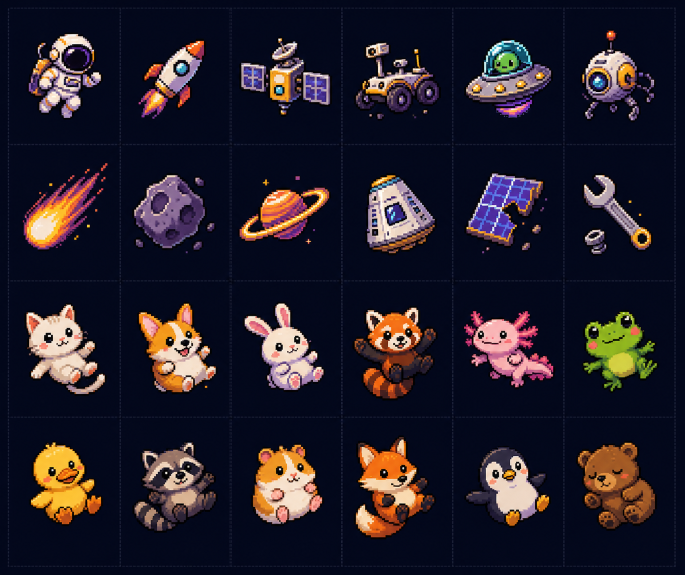
#> input picture docs/concepts/absorbable-objects-contact-sheet-v1.png, 1369 x 1149 px, given in place of astronaut-prototype-sprite-v1.png, which was not available (shown at 1/2 size)
$ python render_triple_absorption_prototype.py
#> lines starting #> are read from the running program, lines starting #| are printed output that depends on the picture; pictures that were not available may be replaced by others from this repository, and a replacement may not be noted
### docs/concepts/render_astronaut_absorption_prototype.py
#!/usr/bin/env python3
"""Render the approved astronaut absorption motion as a review-only GIF."""

from __future__ import annotations

import math
from pathlib import Path

from PIL import Image, ImageDraw, ImageEnhance


ROOT = Path(__file__).resolve().parents[2]
CONCEPT_DIR = ROOT / "docs/concepts"
ASTRONAUT_PATH = CONCEPT_DIR / "astronaut-prototype-sprite-v1.png"
GIF_PATH = CONCEPT_DIR / "astronaut-absorption-prototype-v2.gif"
STORYBOARD_PATH = CONCEPT_DIR / "astronaut-absorption-storyboard-v2.png"

CANVAS_SIZE = (400, 220)
CORE = (200, 110)
BACKGROUND = (5, 8, 24, 255)
MOTION_FRAME_COUNT = 20
FRAME_DURATION_MS = 40
IDLE_FRAME_COUNT = 7


# [9 lines left out: function load_astronaut, not called in this run]


def load_hole(frame_index: int, pulse: float = 0) -> Image.Image:
    image = Image.open(
        ROOT / f"Assets/Sprites/frames/quota-50-frame-{frame_index}.png"
    ).convert("RGBA")
    target_height = CANVAS_SIZE[1]
    target_width = round(image.width * target_height / image.height)
    image = image.resize((target_width, target_height), Image.Resampling.NEAREST)

    if pulse > 0:
        scale = 1 + 0.022 * pulse
        image = image.resize(
            (round(image.width * scale), round(image.height * scale)),
            Image.Resampling.NEAREST,
        )
        image = ImageEnhance.Brightness(image).enhance(1 + 0.28 * pulse)
    return image


def paste_centered(canvas: Image.Image, image: Image.Image, center: tuple[int, int]) -> None:
    origin = (round(center[0] - image.width / 2), round(center[1] - image.height / 2))
    canvas.alpha_composite(image, origin)


def quantized(value: float, steps: int) -> float:
    return math.floor(value * steps + 1e-9) / steps


# [195 lines left out: functions transformed_astronaut, disintegrated, motion_state, draw_particles, draw_core_occlusion, draw_reaction and 2 more, not called in this run]


# [2 lines that do not run on import are left out]

### docs/concepts/render_triple_absorption_prototype.py
#!/usr/bin/env python3
"""Render a review-only three-object absorption prototype."""

from __future__ import annotations

import math
from dataclasses import dataclass
from pathlib import Path

from PIL import Image, ImageDraw

import render_astronaut_absorption_prototype as single


ROOT = Path(__file__).resolve().parents[2]
CONCEPT_DIR = ROOT / "docs/concepts"
GIF_PATH = CONCEPT_DIR / "triple-absorption-prototype-v2.gif"
STORYBOARD_PATH = CONCEPT_DIR / "triple-absorption-storyboard-v2.png"
FRAME_DURATION_MS = 40
IDLE_FRAME_COUNT = 7


@dataclass(frozen=True)
class PrototypeObject:
    sprite_path: Path
    target_height: int
    start_time: float
    duration: float
    start_angle: float
    turns: float
    vertical_scale: float


OBJECTS = [
    PrototypeObject(
        CONCEPT_DIR / "astronaut-prototype-sprite-v1.png",
        56,
        0.00,
        0.92,
        -0.22,
        0.62,
        0.43,
    ),
    PrototypeObject(
        CONCEPT_DIR / "rocket-prototype-sprite-v1.png",
        52,
        0.10,
        1.04,
        math.pi - 0.12,
        -0.56,
        0.38,
    ),
    PrototypeObject(
        CONCEPT_DIR / "kitten-prototype-sprite-v1.png",
        54,
        0.22,
        0.98,
        -math.pi / 2,
        0.70,
        0.50,
    ),
]


def load_sprite(path: Path, target_height: int) -> Image.Image:
    image = Image.open(path).convert("RGBA")
    bounds = image.getchannel("A").getbbox()
    if bounds is None:
        raise RuntimeError(f"Empty prototype sprite: {path}")
    image = image.crop(bounds)
    target_width = round(image.width * target_height / image.height)
    return image.resize((target_width, target_height), Image.Resampling.NEAREST)


def motion_state(item: PrototypeObject, progress: float) -> tuple[tuple[int, int], float]:
    radius = 168 * max(0, 1 - progress**1.35)
    angle = item.start_angle + math.tau * item.turns * (progress**0.9)
    position = (
        round(single.CORE[0] + math.cos(angle) * radius),
        round(single.CORE[1] + math.sin(angle) * radius * item.vertical_scale),
    )
    return position, angle


def reaction_intensity(progress: float) -> float:
    if progress < 0.84 or progress > 1:
        return 0
    return math.sin(min(1, (progress - 0.84) / 0.16) * math.pi)


def draw_reaction(canvas: Image.Image, intensity: float) -> None:
    if intensity <= 0:
        return
    overlay = Image.new("RGBA", single.CANVAS_SIZE)
    draw = ImageDraw.Draw(overlay)
    alpha = round(255 * intensity)
    draw.ellipse((157, 67, 243, 153), outline=(255, 126, 24, alpha), width=2)
    draw.ellipse((161, 71, 239, 149), outline=(255, 229, 72, alpha), width=3)
    draw.line((125, 108, 275, 108), fill=(255, 188, 48, alpha), width=4)
    draw.line((132, 109, 268, 109), fill=(255, 255, 224, alpha), width=2)
    canvas.alpha_composite(overlay)


def render_frame(
    sprites: list[Image.Image],
    elapsed: float | None,
    frame_number: int,
) -> Image.Image:
    active: list[tuple[PrototypeObject, Image.Image, float]] = []
    if elapsed is not None:
        for item, sprite in zip(OBJECTS, sprites, strict=True):
            progress = (elapsed - item.start_time) / item.duration
            if 0 <= progress <= 1:
                active.append((item, sprite, progress))

    total_reaction = min(1, sum(reaction_intensity(progress) for _, _, progress in active))
    canvas = Image.new("RGBA", single.CANVAS_SIZE, single.BACKGROUND)
    hole_frame = int((frame_number * FRAME_DURATION_MS / 1000) / (0.14 / 0.55)) % 6
    single.paste_centered(canvas, single.load_hole(hole_frame, total_reaction), single.CORE)

    active.sort(key=lambda value: value[2])
    should_occlude_core = False
    for item, sprite, progress in active:
        position, angle = motion_state(item, progress)
        transformed = single.transformed_astronaut(sprite, progress, angle, position)
        if transformed is not None:
            single.paste_centered(canvas, transformed, position)
        single.draw_particles(canvas, progress, position)
        should_occlude_core = should_occlude_core or progress >= 0.93

    if should_occlude_core:
        draw = ImageDraw.Draw(canvas)
        draw.ellipse((164, 74, 236, 146), fill=(0, 0, 3, 255))
    draw_reaction(canvas, total_reaction)
    return canvas.convert("RGB")


def main() -> None:
    sprites = [load_sprite(item.sprite_path, item.target_height) for item in OBJECTS]
#> in load_sprite, `bounds = image.getchannel("A").getbbox()`: bounds = (0, 0, 1369, 1149)
#> in load_sprite, `return image.resize((target_width, target_height), Image.Resampling.NE..`:
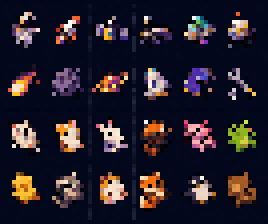
#> returned value: PIL image 67x56 RGBA (shown 4 times larger); mean R, G, B, A 36.7, 31.5, 42.8, 255
#> call 2 of load_sprite, with target_height = 52
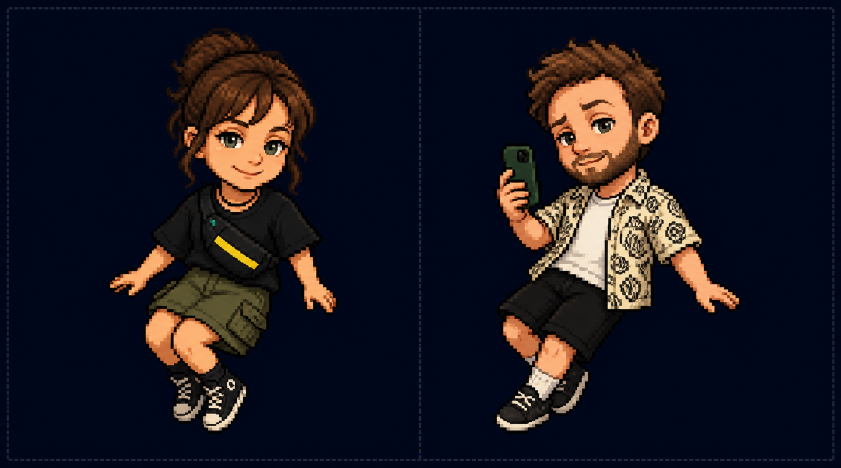
#> input picture docs/concepts/absorbable-people-06-07-v1.png, 1682 x 935 px, given in place of rocket-prototype-sprite-v1.png, which was not available (shown at 1/2 size)
#> in load_sprite (call 2), `bounds = image.getchannel("A").getbbox()`: bounds = (0, 0, 1682, 935)
#> in load_sprite (call 2), `return image.resize((target_width, target_height), Image.Resampling.NE..`:
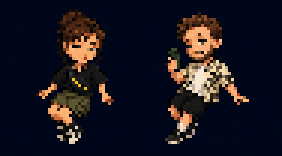
#> returned value: PIL image 94x52 RGBA (shown 3 times larger); mean R, G, B, A 26.6, 24.1, 32.8, 255
#> call 3 of load_sprite, with target_height = 54
#> in load_sprite (call 3), `return image.resize((target_width, target_height), Image.Resampling.NE..`:
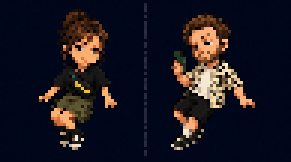
#> returned value: PIL image 97x54 RGBA (shown 3 times larger); mean R, G, B, A 26.9, 24.3, 33.1, 255
#> sprites = 3 items
    last_finish = max(item.start_time + item.duration for item in OBJECTS)
    motion_frame_count = math.ceil(last_finish * 1000 / FRAME_DURATION_MS) + 1
    frames: list[Image.Image] = []
    motion_frames: list[Image.Image] = []

    for frame_number in range(IDLE_FRAME_COUNT):
        frames.append(render_frame(sprites, None, frame_number))
#> in render_frame, `canvas = Image.new("RGBA", single.CANVAS_SIZE, single.BACKGROUND)`:
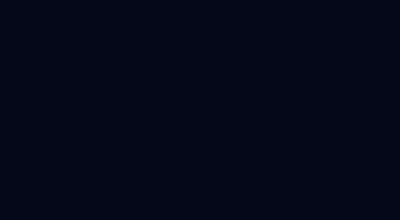
#> canvas: PIL image 400x220 RGBA; mean R, G, B, A 5, 8, 24, 255

    for index in range(motion_frame_count):
        elapsed = index * FRAME_DURATION_MS / 1000
        frame = render_frame(sprites, elapsed, IDLE_FRAME_COUNT + index)
        frames.append(frame)
        motion_frames.append(frame)

    for index in range(IDLE_FRAME_COUNT):
        frames.append(
            render_frame(
                sprites,
                None,
                IDLE_FRAME_COUNT + motion_frame_count + index,
            )
        )

    frames[0].save(
        GIF_PATH,
        save_all=True,
        append_images=frames[1:],
        duration=FRAME_DURATION_MS,
        loop=0,
        disposal=2,
        optimize=False,
    )

    selected = [0, 4, 8, 12, 18, motion_frame_count - 2]
    storyboard = Image.new(
        "RGB",
        (single.CANVAS_SIZE[0] * 3, single.CANVAS_SIZE[1] * 2),
        single.BACKGROUND[:3],
    )
    for index, selected_frame in enumerate(selected):
        storyboard.paste(
            motion_frames[selected_frame],
            (
                (index % 3) * single.CANVAS_SIZE[0],
                (index // 3) * single.CANVAS_SIZE[1],
            ),
        )
    storyboard.save(STORYBOARD_PATH, optimize=True)

    print(f"Wrote {GIF_PATH.relative_to(ROOT)} ({len(frames)} frames)")
    print(f"Wrote {STORYBOARD_PATH.relative_to(ROOT)}")


if __name__ == "__main__":
#> (the run stopped early here; a loop or call above may not have finished)
